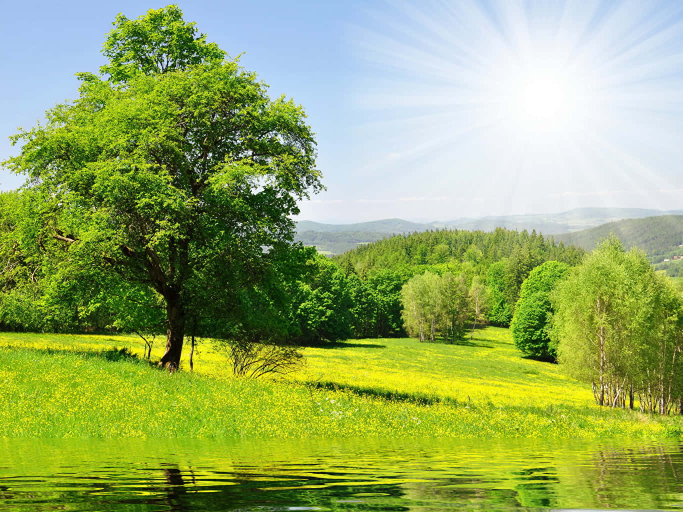
#> input picture Phase 2/filtering and bluring/Nature image.jpg, 1365 x 1024 px, found by its file name (shown at 1/2 size)
$ python resize_image.py
#> lines starting #> are read from the running program, lines starting #| are printed output that depends on the picture
import cv2
image = cv2.imread(r"C:\Users\GANESH KUDE\open cv\Phase 2\filtering and bluring\Nature image.jpg")
#> image is the input picture: shape (1024, 1365, 3); mean B, G, R 100, 170.9, 149.8
if image is None:
    print("Oops ! Your image is not working")
else:
    print("Image load successfully")
    resized_image = cv2.resize(image, (300, 300)) # Resize to 300x300 pixels
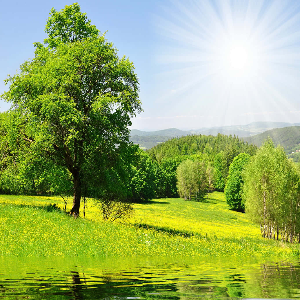
#> resized_image: shape (300, 300, 3); mean B, G, R 100, 170.9, 149.8
    cv2.imshow("Resized Image", resized_image)
    cv2.waitKey(0)
    cv2.destroyAllWindows()

$ run again, with Phase 2/filtering and bluring/pexels-cottonbro-3692885.jpg copied over Phase 2/filtering and bluring/Nature image.jpg
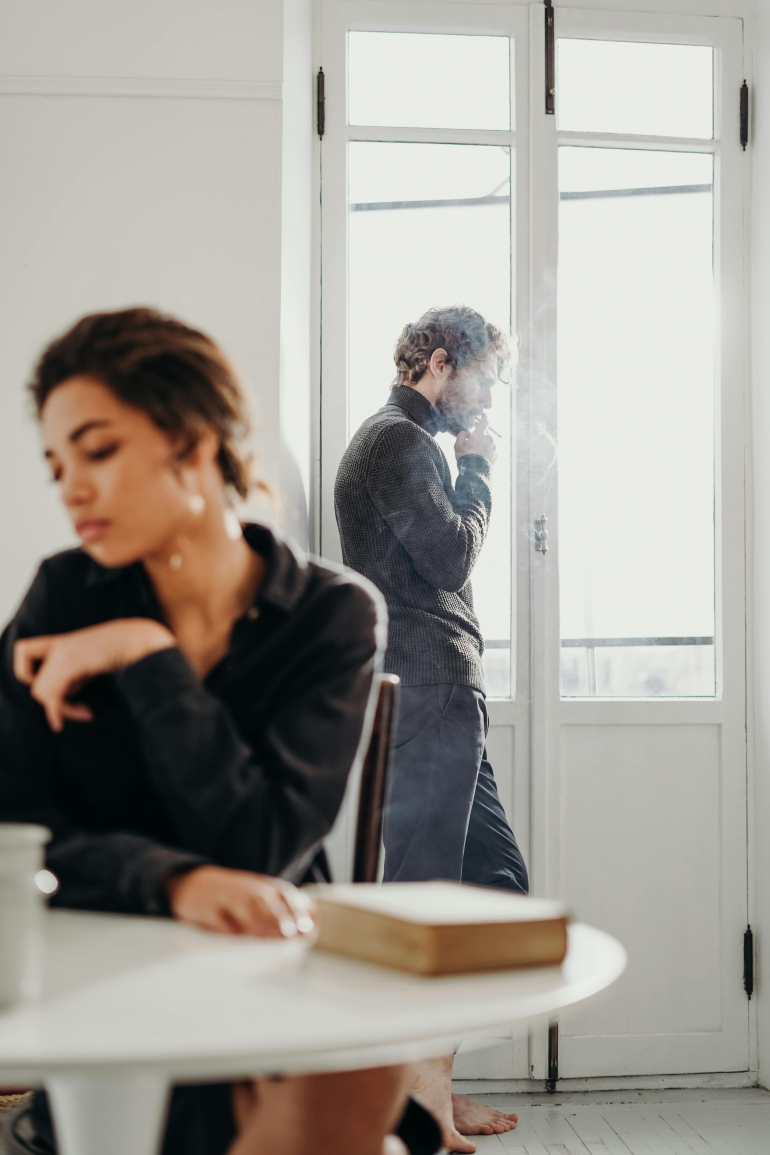
#> input picture Phase 2/filtering and bluring/pexels-cottonbro-3692885.jpg, 3850 x 5775 px, found by its file name (shown at 1/5 size)
#> image is the input picture: shape (5775, 3850, 3); mean B, G, R 148.7, 155.4, 159.8
#> `resized_image = cv2.resize(image, (300, 300))`:
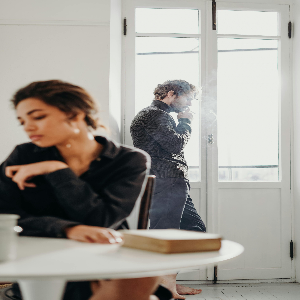
#> resized_image: shape (300, 300, 3); mean B, G, R 148.8, 155.5, 159.9
